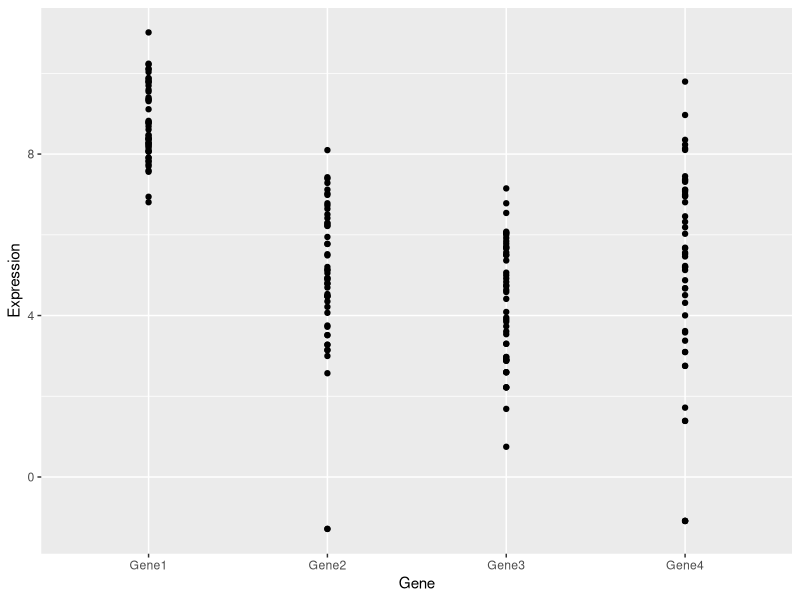
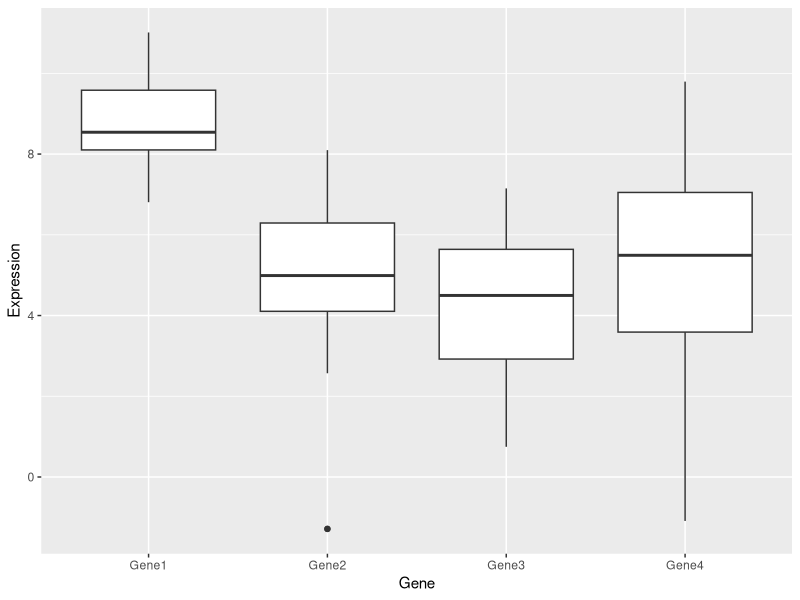
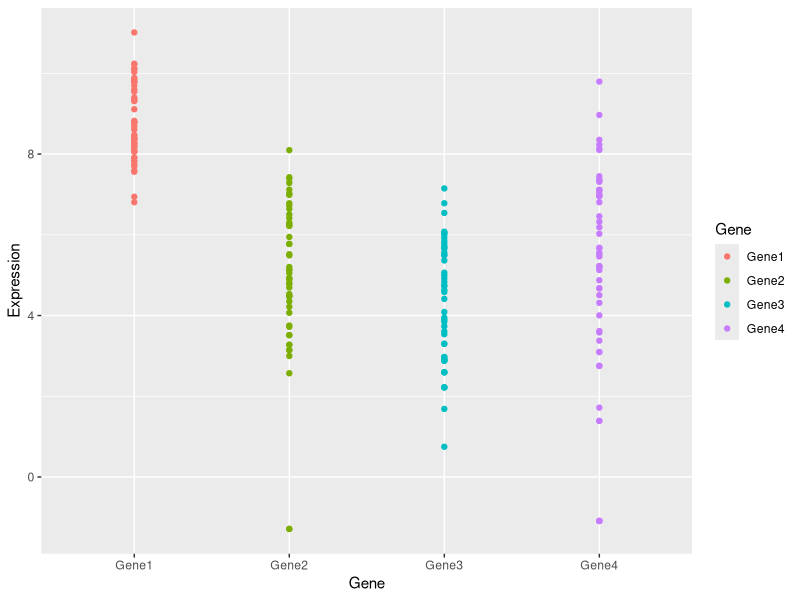
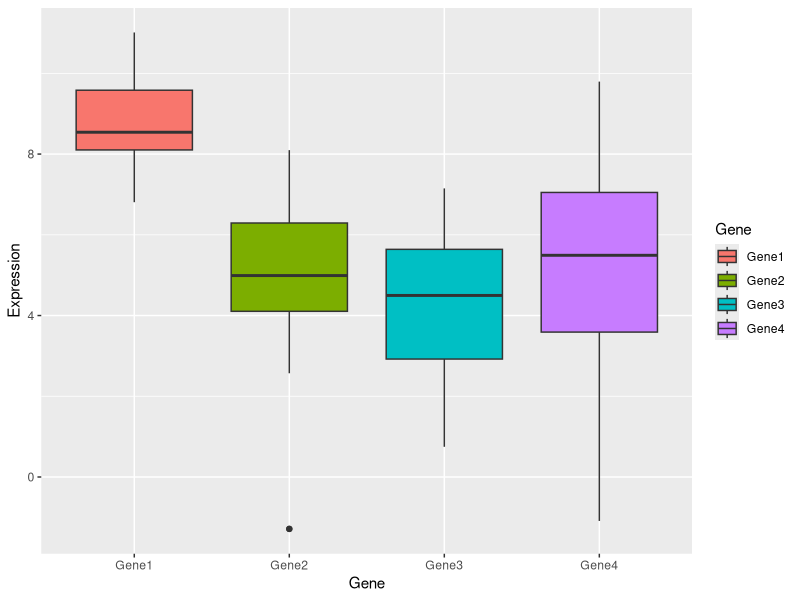
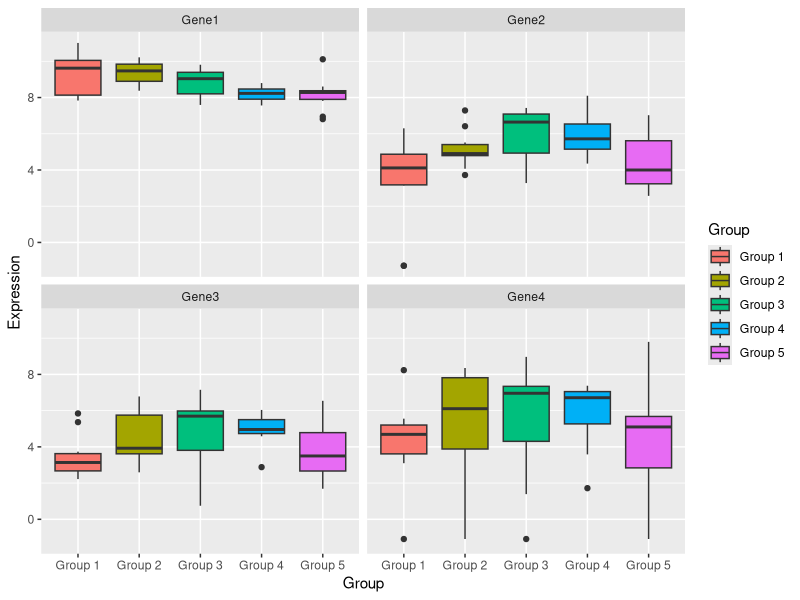
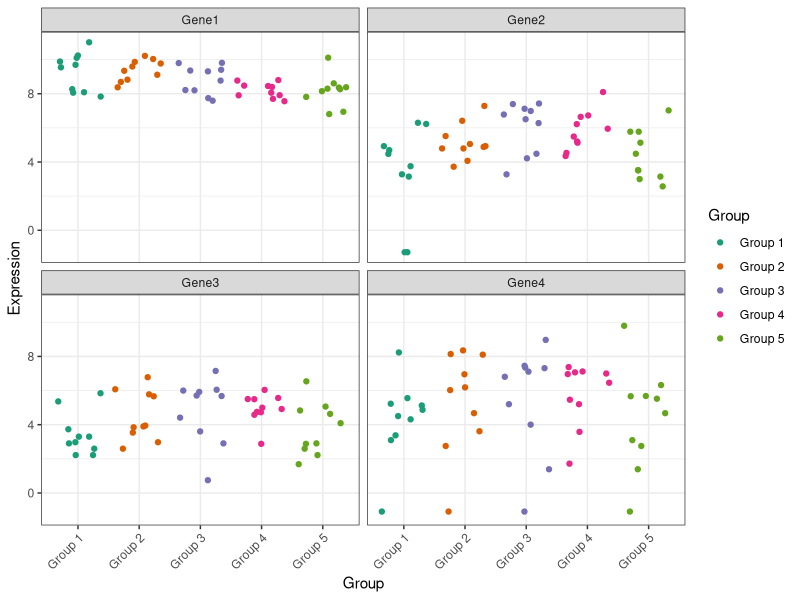

Generate these figures, in order, with R:
## ---- chunk 1
library(knitr)
opts_chunk$set(results="hide", message=FALSE, fig.show="hide", fig.align="center", tidy=TRUE)
## ---- chunk 2
2+2
5*4
2^3
## ---- chunk 3
2+3*4/(5+3)*15/2^2+3*4^2
## ---- chunk 4
x <- 3
## ---- chunk 5
a <- c(1,2,5.3,6,-2,4) # numeric vector
b <- c("one","two","three") # character vector
c <- c(TRUE,TRUE,TRUE,FALSE,TRUE,FALSE) # logical vector
## ---- chunk 6
person <- list(first = 'andrew', last = 'borgman', age = 25, interests = c('math', 'computers', 'biology'))
## ---- chunk 7
library(ggplot2)
gene.exprs.long <- read.delim("../data/data_dl/gene-exprs-long.tsv")
## ---- chunk 8
qplot(x = Gene, y = Expression, data = gene.exprs.long)
## ---- chunk 9
qplot(x = Gene, y = Expression, data = gene.exprs.long, geom = 'boxplot')
## ---- chunk 10
qplot(x = Gene, y = Expression, data = gene.exprs.long, color = Gene)
## ---- chunk 11
qplot(x = Gene, y = Expression, data = gene.exprs.long, geom = 'boxplot', 
      fill = Gene)
## ---- chunk 12
qplot(x = Group, y = Expression, data = gene.exprs.long, fill = Group, 
      facets = ~ Gene, geom = 'boxplot')
## ---- chunk 13
qplot(x = Group, y = Expression, data = gene.exprs.long, color = Group, 
    facets = ~Gene, geom = "jitter") + theme_bw() + 
    scale_color_brewer(type = 'qual', palette = "Dark2") + 
    theme(axis.text.x = element_text(angle = 45, hjust = 1))
